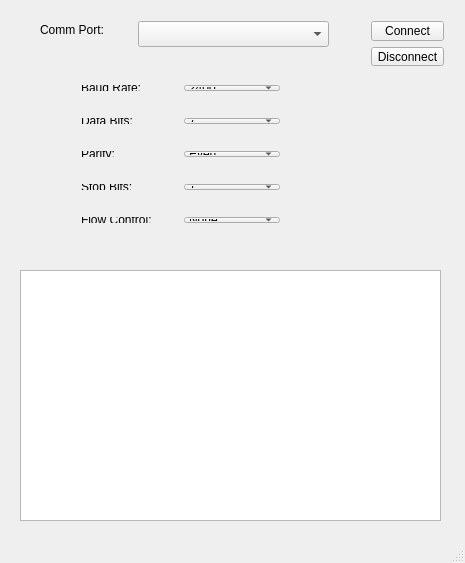
<?xml version="1.0" encoding="UTF-8"?>
<ui version="4.0">
 <class>MainWindow</class>
 <widget class="QMainWindow" name="MainWindow">
  <property name="geometry">
   <rect>
    <x>0</x>
    <y>0</y>
    <width>465</width>
    <height>563</height>
   </rect>
  </property>
  <property name="windowTitle">
   <string>Serial Comm Viewer</string>
  </property>
  <widget class="QWidget" name="centralWidget">
   <widget class="QComboBox" name="cbserialPort">
    <property name="geometry">
     <rect>
      <x>138</x>
      <y>21</y>
      <width>191</width>
      <height>26</height>
     </rect>
    </property>
    <property name="font">
     <font>
      <pointsize>9</pointsize>
     </font>
    </property>
   </widget>
   <widget class="QTextEdit" name="ioview">
    <property name="geometry">
     <rect>
      <x>20</x>
      <y>270</y>
      <width>421</width>
      <height>251</height>
     </rect>
    </property>
    <property name="font">
     <font/>
    </property>
   </widget>
   <widget class="QLabel" name="label_6">
    <property name="geometry">
     <rect>
      <x>40</x>
      <y>20</y>
      <width>91</width>
      <height>20</height>
     </rect>
    </property>
    <property name="font">
     <font>
      <pointsize>9</pointsize>
      <bold>false</bold>
     </font>
    </property>
    <property name="text">
     <string>Comm Port:</string>
    </property>
   </widget>
   <widget class="QWidget" name="layoutWidget">
    <property name="geometry">
     <rect>
      <x>360</x>
      <y>10</y>
      <width>95</width>
      <height>67</height>
     </rect>
    </property>
    <layout class="QVBoxLayout" name="verticalLayout">
     <item>
      <widget class="QPushButton" name="connect_button">
       <property name="font">
        <font>
         <pointsize>9</pointsize>
        </font>
       </property>
       <property name="text">
        <string>Connect</string>
       </property>
      </widget>
     </item>
     <item>
      <widget class="QPushButton" name="disconnect_button">
       <property name="font">
        <font>
         <pointsize>9</pointsize>
        </font>
       </property>
       <property name="text">
        <string>Disconnect</string>
       </property>
      </widget>
     </item>
    </layout>
   </widget>
   <widget class="QWidget" name="layoutWidget">
    <property name="geometry">
     <rect>
      <x>70</x>
      <y>74</y>
      <width>221</width>
      <height>28</height>
     </rect>
    </property>
    <layout class="QHBoxLayout" name="horizontalLayout">
     <item>
      <widget class="QLabel" name="label">
       <property name="font">
        <font>
         <pointsize>9</pointsize>
         <bold>false</bold>
        </font>
       </property>
       <property name="text">
        <string>Baud Rate:</string>
       </property>
      </widget>
     </item>
     <item>
      <widget class="QComboBox" name="baudrate">
       <property name="font">
        <font>
         <pointsize>9</pointsize>
        </font>
       </property>
       <item>
        <property name="text">
         <string>2400</string>
        </property>
       </item>
       <item>
        <property name="text">
         <string>4800</string>
        </property>
       </item>
       <item>
        <property name="text">
         <string>9600</string>
        </property>
       </item>
       <item>
        <property name="text">
         <string>14400</string>
        </property>
       </item>
       <item>
        <property name="text">
         <string>19200</string>
        </property>
       </item>
       <item>
        <property name="text">
         <string>38400</string>
        </property>
       </item>
       <item>
        <property name="text">
         <string>57600</string>
        </property>
       </item>
       <item>
        <property name="text">
         <string>115200</string>
        </property>
       </item>
      </widget>
     </item>
    </layout>
   </widget>
   <widget class="QWidget" name="layoutWidget">
    <property name="geometry">
     <rect>
      <x>70</x>
      <y>107</y>
      <width>221</width>
      <height>28</height>
     </rect>
    </property>
    <layout class="QHBoxLayout" name="horizontalLayout_2">
     <item>
      <widget class="QLabel" name="label_2">
       <property name="font">
        <font>
         <pointsize>9</pointsize>
         <bold>false</bold>
        </font>
       </property>
       <property name="text">
        <string>Data Bits:</string>
       </property>
      </widget>
     </item>
     <item>
      <widget class="QComboBox" name="databits">
       <property name="font">
        <font>
         <pointsize>9</pointsize>
        </font>
       </property>
       <item>
        <property name="text">
         <string>7</string>
        </property>
       </item>
       <item>
        <property name="text">
         <string>8</string>
        </property>
       </item>
      </widget>
     </item>
    </layout>
   </widget>
   <widget class="QWidget" name="layoutWidget">
    <property name="geometry">
     <rect>
      <x>70</x>
      <y>140</y>
      <width>221</width>
      <height>28</height>
     </rect>
    </property>
    <layout class="QHBoxLayout" name="horizontalLayout_3">
     <item>
      <widget class="QLabel" name="label_3">
       <property name="font">
        <font>
         <pointsize>9</pointsize>
         <bold>false</bold>
        </font>
       </property>
       <property name="text">
        <string>Parity:</string>
       </property>
      </widget>
     </item>
     <item>
      <widget class="QComboBox" name="parity">
       <property name="font">
        <font>
         <pointsize>9</pointsize>
        </font>
       </property>
       <item>
        <property name="text">
         <string>Even</string>
        </property>
       </item>
       <item>
        <property name="text">
         <string>Odd</string>
        </property>
       </item>
       <item>
        <property name="text">
         <string>None</string>
        </property>
       </item>
       <item>
        <property name="text">
         <string>Mark</string>
        </property>
       </item>
       <item>
        <property name="text">
         <string>Space</string>
        </property>
       </item>
      </widget>
     </item>
    </layout>
   </widget>
   <widget class="QWidget" name="layoutWidget">
    <property name="geometry">
     <rect>
      <x>70</x>
      <y>173</y>
      <width>221</width>
      <height>28</height>
     </rect>
    </property>
    <layout class="QHBoxLayout" name="horizontalLayout_4">
     <item>
      <widget class="QLabel" name="label_4">
       <property name="font">
        <font>
         <pointsize>9</pointsize>
         <bold>false</bold>
        </font>
       </property>
       <property name="text">
        <string>Stop Bits:</string>
       </property>
      </widget>
     </item>
     <item>
      <widget class="QComboBox" name="stopbits">
       <property name="font">
        <font>
         <pointsize>9</pointsize>
        </font>
       </property>
       <item>
        <property name="text">
         <string>1</string>
        </property>
       </item>
       <item>
        <property name="text">
         <string>2</string>
        </property>
       </item>
      </widget>
     </item>
    </layout>
   </widget>
   <widget class="QWidget" name="layoutWidget">
    <property name="geometry">
     <rect>
      <x>70</x>
      <y>206</y>
      <width>221</width>
      <height>28</height>
     </rect>
    </property>
    <layout class="QHBoxLayout" name="horizontalLayout_5">
     <item>
      <widget class="QLabel" name="label_5">
       <property name="font">
        <font>
         <pointsize>9</pointsize>
         <bold>false</bold>
        </font>
       </property>
       <property name="text">
        <string>Flow Control:</string>
       </property>
      </widget>
     </item>
     <item>
      <widget class="QComboBox" name="flowcntrl">
       <property name="font">
        <font>
         <pointsize>9</pointsize>
        </font>
       </property>
       <item>
        <property name="text">
         <string>None</string>
        </property>
       </item>
       <item>
        <property name="text">
         <string>Hardware</string>
        </property>
       </item>
       <item>
        <property name="text">
         <string>Software</string>
        </property>
       </item>
      </widget>
     </item>
    </layout>
   </widget>
  </widget>
  <widget class="QStatusBar" name="statusBar"/>
 </widget>
 <layoutdefault spacing="6" margin="11"/>
 <resources/>
 <connections/>
</ui>
